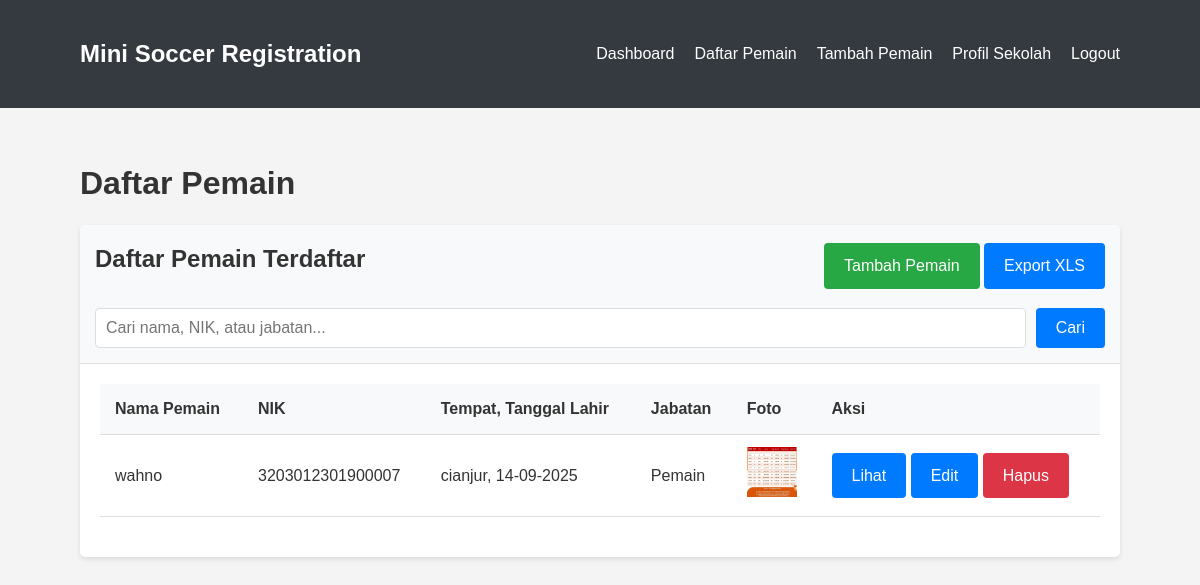
The page /players.php (signed in) on the database its author committed.
### tables this page shows
CREATE TABLE `players` (
  `id` int(11) NOT NULL,
  `school_id` int(11) NOT NULL,
  `nama_pemain` varchar(255) NOT NULL,
  `nik` varchar(20) NOT NULL,
  `nip` varchar(50) DEFAULT NULL,
  `nuptk` varchar(50) DEFAULT NULL,
  `tempat_lahir` varchar(100) NOT NULL,
  `tanggal_lahir` date NOT NULL,
  `jabatan` varchar(100) NOT NULL,
  `alamat` text NOT NULL,
  `foto_path` varchar(255) DEFAULT NULL,
  `ktp_path` varchar(255) DEFAULT NULL,
  `status` enum('active','inactive') DEFAULT 'active',
  `created_at` timestamp NOT NULL DEFAULT current_timestamp(),
  `updated_at` timestamp NOT NULL DEFAULT current_timestamp() ON UPDATE current_timestamp()
);

### players.php (the view, shortened to what this page needs)
<?php
require_once "includes/config.php";
$school_id = $_SESSION["id"];
$search = "";
$page = 1;
$records_per_page = 10;
$offset = ($page - 1) * $records_per_page;
$sql = "SELECT * FROM players WHERE school_id = ?";
$sql .= " ORDER BY created_at DESC LIMIT ?, ?";
if($stmt = mysqli_prepare($conn, $sql)){
    if(!empty($search)){
        $search_param = "%" . $search . "%";
        mysqli_stmt_bind_param($stmt, "isssi", $school_id, $search_param, $search_param, $search_param, $offset, $records_per_page);
    } else {
        mysqli_stmt_bind_param($stmt, "iii", $school_id, $offset, $records_per_page);
    }
    $players = array();
    if(mysqli_stmt_execute($stmt)){
        $result = mysqli_stmt_get_result($stmt);
        while($row = mysqli_fetch_array($result)){
            $players[] = $row;
        }
    } else{
        echo "Oops! Terjadi kesalahan. Silakan coba lagi nanti.";
    }
}
?>
<!DOCTYPE html>
<html lang="id">
<head>
    <link rel="stylesheet" href="css/style.css">
</head>
<body>
    <div class="navbar">
        <div class="container">
            <a href="dashboard.php" class="navbar-brand">Mini Soccer Registration</a>
            <ul class="navbar-nav">
                <li><a href="dashboard.php">Dashboard</a></li>
                <li><a href="players.php">Daftar Pemain</a></li>
                <li><a href="add_player.php">Tambah Pemain</a></li>
                <li><a href="profile.php">Profil Sekolah</a></li>
                <li><a href="logout.php">Logout</a></li>
            </ul>
        </div>
    </div>
    <div class="container">
        <h1>Daftar Pemain</h1>
        <div class="card">
            <div class="card-header">
                <div style="display: flex; justify-content: space-between; align-items: center;">
                    <h2>Daftar Pemain Terdaftar</h2>
                    <div>
                        <a href="add_player.php" class="btn btn-success">Tambah Pemain</a>
                        <a href="export.php" class="btn">Export XLS</a>
                    </div>
                </div>
                <form action="<?php echo htmlspecialchars($_SERVER["PHP_SELF"]); ?>" method="get" style="margin-top: 15px;">
                    <div style="display: flex;">
                        <input type="text" name="search" class="form-control" placeholder="Cari nama, NIK, atau jabatan..." value="<?php echo $search; ?>" style="margin-right: 10px;">
                        <button type="submit" class="btn">Cari</button>
                    </div>
                </form>
            </div>
            <div class="card-body">
                <?php if(count($players) > 0): ?>
                    <table>
                        <tr>
                            <th>Nama Pemain</th>
                            <th>NIK</th>
                            <th>Tempat, Tanggal Lahir</th>
                            <th>Jabatan</th>
                            <th>Foto</th>
                            <th>Aksi</th>
                        </tr>
                        <?php foreach($players as $player): ?>
                            <tr>
                                <td><?php echo htmlspecialchars($player['nama_pemain']); ?></td>
                                <td><?php echo htmlspecialchars($player['nik']); ?></td>
                                <td><?php echo htmlspecialchars($player['tempat_lahir']) . ', ' . date('d-m-Y', strtotime($player['tanggal_lahir'])); ?></td>
                                <td><?php echo htmlspecialchars($player['jabatan']); ?></td>
                                <td><img src="<?php echo $player['foto_path']; ?>" alt="Foto Pemain" class="thumbnail"></td>
                                <td>
                                    <a href="view_player.php?id=<?php echo $player['id']; ?>" class="btn btn-info btn-sm">Lihat</a>
                                    <a href="edit_player.php?id=<?php echo $player['id']; ?>" class="btn btn-primary btn-sm">Edit</a>
                                    <a href="delete_player.php?id=<?php echo $player['id']; ?>" class="btn btn-danger btn-sm" onclick="return confirm('Apakah Anda yakin ingin menghapus pemain ini?')">Hapus</a>
                                </td>
                            </tr>
                        <?php endforeach; ?>
                    </table>
                <?php else: ?>
                    <p>Belum ada pemain yang terdaftar<?php echo !empty($search) ? ' dengan kriteria pencarian tersebut' : ''; ?>.</p>
                <?php endif; ?>
            </div>
        </div>
    </div>
</body>
</html>

### css/style.css (style rules this page uses)
* { box-sizing: border-box; margin: 0; padding: 0; }
body { font-family: 'Arial', sans-serif; line-height: 1.6; background-color: #f4f4f4; color: #333; }
.container { width: 90%; max-width: 1200px; margin: 0 auto; padding: 20px; }
h1, h2, h3, h4 { margin-bottom: 15px; color: #333; }
a { color: #007bff; text-decoration: none; }
.form-control { width: 100%; padding: 10px; border: 1px solid #ddd; border-radius: 4px; font-size: 16px; }
.btn { display: inline-block; padding: 10px 20px; background-color: #007bff; color: #fff; border: none; border-radius: 4px; cursor: pointer; font-size: 16px; transition: background-color 0.3s; }
.btn-danger { background-color: #dc3545; }
.btn-success { background-color: #28a745; }
table { width: 100%; border-collapse: collapse; margin-bottom: 20px; }
table th, table td { padding: 12px 15px; text-align: left; border-bottom: 1px solid #ddd; }
table th { background-color: #f8f9fa; font-weight: bold; }
.navbar { background-color: #343a40; color: #fff; padding: 15px 0; margin-bottom: 30px; }
.navbar .container { display: flex; justify-content: space-between; align-items: center; }
.navbar-brand { font-size: 24px; font-weight: bold; color: #fff; text-decoration: none; }
.navbar-nav { display: flex; list-style: none; }
.navbar-nav li { margin-left: 20px; }
.navbar-nav a { color: #fff; text-decoration: none; }
.card { background-color: #fff; border-radius: 5px; box-shadow: 0 2px 5px rgba(0, 0, 0, 0.1); margin-bottom: 20px; overflow: hidden; }
.card-header { padding: 15px; background-color: #f8f9fa; border-bottom: 1px solid #ddd; }
.card-body { padding: 20px; }
.thumbnail { width: 50px; height: 50px; object-fit: cover; }

### rows shown on the page
players: nama_pemain "wahno", nik "3203012301900007", tempat_lahir "cianjur", tanggal_lahir "14-09-2025", jabatan "Pemain", foto_path (picture)
